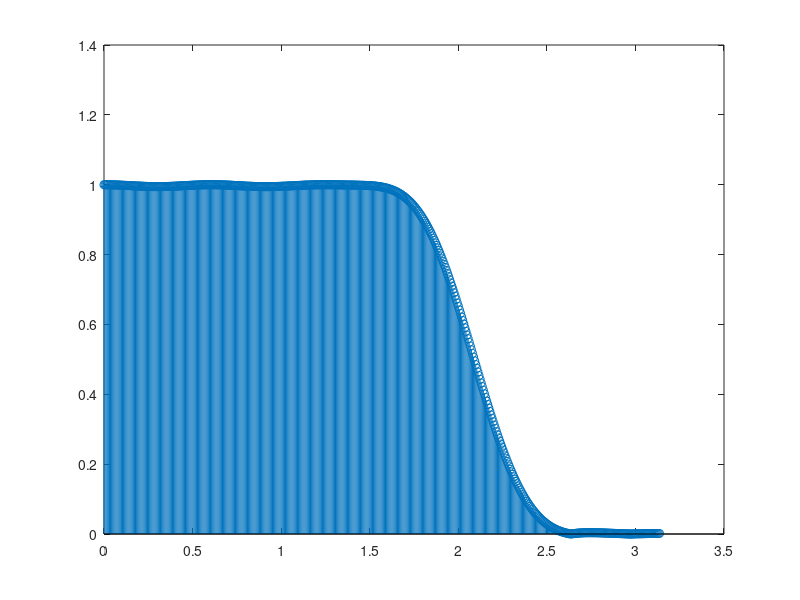
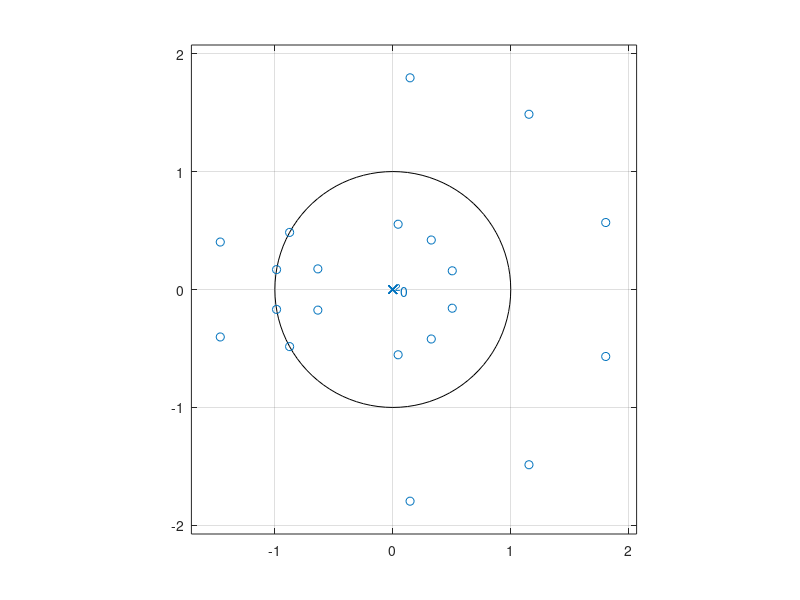

Reproduce these figures in MATLAB, in order.
fc=1000;%cutoff frequency
fs=3000;%sampling frequency
n=20;%order of fir filter
w=(2*pi*(fc/fs))/pi;%normalized digital frequency
[h]=fir1(n,w);%filter coefficents
[H,W]=freqz(h,1,512);%calculate the frequency response
figure(1)
stem(W,abs(H));
figure(2)
zplane(h);%plot the zeros on the zplane